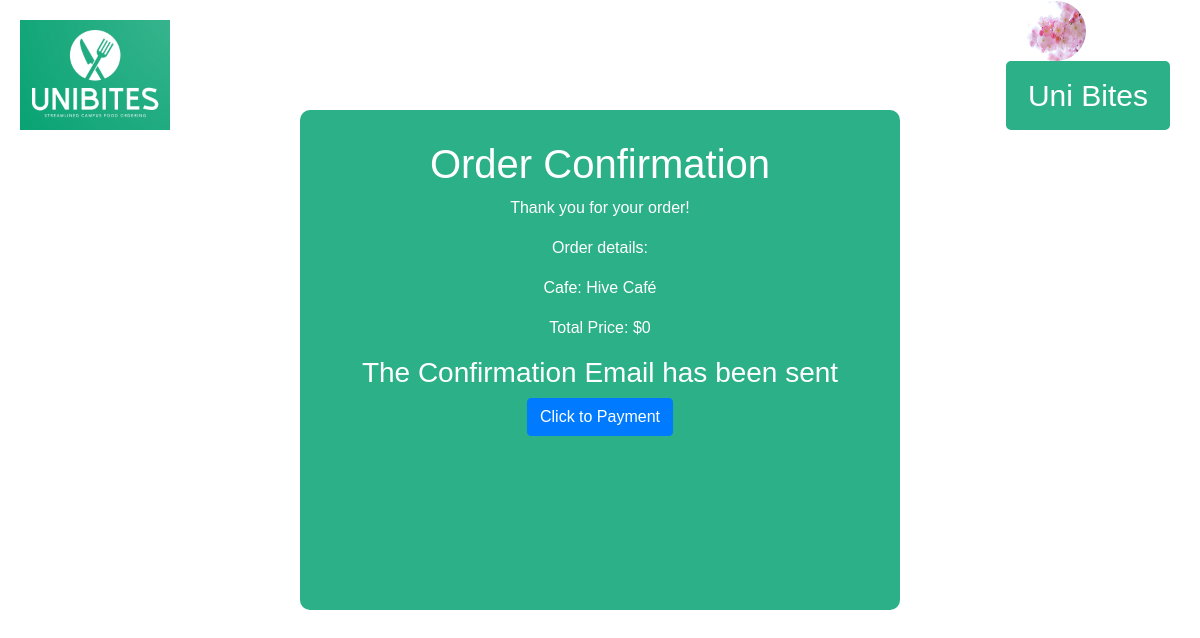
The page /order_confirmation/2/ (signed in) on the database its author committed.
### accounts/models.py (models this page shows)
class User(AbstractUser):
    profile_image = models.ImageField(upload_to = 'images', null=True)

### App/models.py (models this page shows, shortened)
class Order(models.Model):
    user = models.ForeignKey(User, on_delete=models.CASCADE)
    cafe = models.ForeignKey(Cafe, on_delete=models.CASCADE)
    items = models.ManyToManyField(FoodItem)
    note = models.TextField(blank=True)
    total_price = models.DecimalField(max_digits=10, decimal_places=2, default=0)  # Add this field
    timestamp = models.DateTimeField(auto_now_add=True)

class Cafe(models.Model):
    name = models.CharField(max_length=100)

### App/views.py (the view)
# urls.py: path('order_confirmation/<int:order_id>/', order_confirmation, name='order_confirmation'),
def order_confirmation(request, order_id):
    order = get_object_or_404(Order, pk=order_id)
    total_price = order.total_price
    selected_food_ids = request.POST.getlist('food')
    note = request.POST.get('note', '')
    selected_food_items = FoodItem.objects.filter(pk__in=selected_food_ids)
    total_price = sum(item.price for item in selected_food_items)
    subject = 'Order Confirmation'
    message = f'Hello {order.user.username}, your order has been placed successfully.\n\nOrder details:\nCafe: {order.cafe.name}\nTotal Price: ${total_price}\n\nThank you for your order!'
    from_email = settings.DEFAULT_FROM_EMAIL
    recipient_list = [order.user.email]
    send_mail(subject, message, from_email, recipient_list, fail_silently=True)
    return render(request, 'app/order_confirmation.html', {'order': order, 'total_price': total_price})

### App/templates/app/order_confirmation.html (shortened to what this page needs)
{% load static %}
<!DOCTYPE html>
<html lang="en">
<head>
<link rel="stylesheet" href="https://maxcdn.bootstrapcdn.com/bootstrap/4.5.2/css/bootstrap.min.css">
<link rel="stylesheet" href="{% static 'app/order.css' %}">
</head>
<body>
  <div class="header">
    <a href="{% url 'app:home' %}">
    <img src="{% static 'app/logo.png' %}" alt="Logo" class="logo"></a>
    <div class="profile-container">
      {% if user.profile_image %}
      <img src="{{user.profile_image.url}}" alt="Profile Picture" class="profile-pic">
      {% else %}
      <img src="{% static 'app/profile-pic.jpg' %}" alt="Profile Picture" class="profile-pic">
      {% endif %}
      <button class="login-button">{{user.first_name}}</button>
    </div>
  </div>
<div class="container">
  <div class="content-box">
    <h1>Order Confirmation</h1>
    <p>Thank you for your order!</p>
    <p>Order details:</p>
    <p>Cafe: {{ order.cafe.name }}</p>
    <p>Total Price: ${{ total_price }}</p>
    <h3>The Confirmation Email has been sent</h3>
    <form method="post" action="{% url 'app:make_payment' order.id %}">
      <button type="submit" class="btn btn-primary">Click to Payment</button>
  </form>
  </div>
</div>
</body>
</html>

### App/static/app/order.css (style rules this page uses)
body { margin: 0; padding: 0; font-family: Arial, sans-serif; background-image: url('background-image.jpg'); background-size: cover; background-position: center; background-attachment: fixed; color: #ffffff; }
.header { display: flex; justify-content: space-between; align-items: center; padding: 20px; }
.logo { width: 150px; height: auto; }
.profile-container { display: flex; align-items: center; position: relative; }
.profile-pic { width: 60px; height: 60px; border-radius: 50%; margin-right: 10px; position: absolute; top: -20px; z-index: 2; margin-left: 20px; }
.login-button { padding: 10px 20px; background-color: transparent; color: #ffffff; border: 2px solid #2CB087; background-color: #2CB087; border-radius: 5px; font-size: 30px; cursor: pointer; transition: background-color 0.3s ease, border-color 0.3s ease; position: relative; z-index: 1; margin-top: 40px; margin-right: 10px; }
.container { display: flex; justify-content: center; align-items: start; }
.content-box { width: 600px; height: 500px; background-color: #2CB087; padding: 30px; text-align: center; border-radius: 10px; margin-top: -40px; }

### rows shown on the page
User: profile_image (picture), first_name "Uni Bites"
Order: cafe.name "Hive Café"

### other values the page prints
{{ total_price }} "0"
